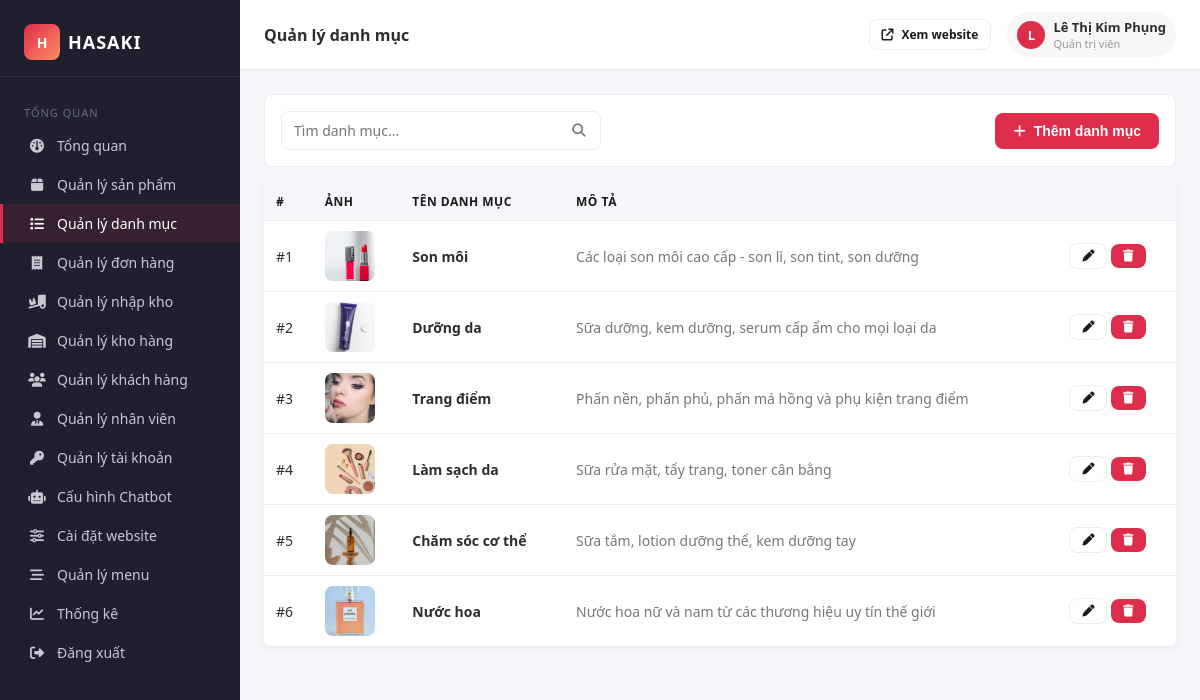
Screenshot of /admin/categories.php (signed in) with the database file from the repository.
### tables this page shows
CREATE TABLE `danhmuc` (
  `MaDanhMuc` int NOT NULL,
  `TenDanhMuc` varchar(100) NOT NULL,
  `MoTa` varchar(255) DEFAULT NULL,
  `AnhDanhMuc` varchar(255) DEFAULT NULL
);

### src/helpers/functions.php (called while the page is built, shortened)
<?php
function e(?string $value): string {
    return htmlspecialchars($value ?? '', ENT_QUOTES, 'UTF-8');
}
function url(string $path = ''): string {
    return BASE_URL . '/' . ltrim($path, '/');
}
function asset(string $path): string {
    return BASE_URL . '/assets/' . ltrim($path, '/');
}

### config/database.php (called while the page is built, shortened)
<?php
class Database {
    private static ?PDO $pdo = null;
    public static function getConnection(): PDO {
        if (self::$pdo === null) {
            $dsn = 'mysql:host=' . DB_HOST . ';dbname=' . DB_NAME . ';charset=' . DB_CHARSET;
            $options = [
                PDO::ATTR_ERRMODE              => PDO::ERRMODE_EXCEPTION,
                PDO::ATTR_DEFAULT_FETCH_MODE   => PDO::FETCH_ASSOC,
                PDO::ATTR_EMULATE_PREPARES     => false,
                PDO::MYSQL_ATTR_INIT_COMMAND   => "SET NAMES utf8mb4 COLLATE utf8mb4_unicode_ci",
            ];
            self::$pdo = new PDO($dsn, DB_USER, DB_PASS, $options);
        }
        return self::$pdo;
    }
}

### src/Business/CategoryBLL.php (called while the page is built, shortened)
<?php
require_once __DIR__ . '/../DataAccess/CategoryDAL.php';
class CategoryBLL {
    private CategoryDAL $dal;
    public function __construct() {
        $this->dal = new CategoryDAL();
    }
    public function getAll(): array { return $this->dal->getAll(); }
}

### src/DataAccess/BaseDAL.php (called while the page is built, shortened)
<?php
require_once __DIR__ . '/../../config/database.php';
abstract class BaseDAL {
    public function __construct() {
        $this->db = Database::getConnection();
    }
}

### src/DataAccess/CategoryDAL.php (called while the page is built, shortened)
<?php
require_once __DIR__ . '/BaseDAL.php';
class CategoryDAL extends BaseDAL {
    public function getAll(): array {
        $stmt = $this->db->query("SELECT * FROM DanhMuc ORDER BY MaDanhMuc ASC");
        return $stmt->fetchAll();
    }
}

### public/admin/categories.php (the view, shortened to what this page needs)
<?php
require_once __DIR__ . '/../../config/config.php';
require_once __DIR__ . '/../../src/Business/CategoryBLL.php';
$page_title = 'Quản lý danh mục';
$bll = new CategoryBLL();
$keyword = trim($_GET['q'] ?? '');
$rows = $keyword !== '' ? $bll->search($keyword) : $bll->getAll();
require __DIR__ . '/includes/layout-top.php';
?>
<div class="toolbar">
  <form class="search" method="get">
    <input type="text" name="q" placeholder="Tìm danh mục..." value="<?= e($keyword) ?>">
    <button><i class="fa-solid fa-magnifying-glass"></i></button>
  </form>
  <button class="btn" data-modal-open="modal-create"><i class="fa-solid fa-plus"></i> Thêm danh mục</button>
</div>
<table class="table">
  <thead><tr><th>#</th><th>Ảnh</th><th>Tên danh mục</th><th>Mô tả</th><th></th></tr></thead>
  <tbody>
    <?php if (empty($rows)): ?>
      <tr><td colspan="5" class="text-center muted">Không có dữ liệu</td></tr>
    <?php else: foreach ($rows as $r): ?>
      <tr>
        <td>#<?= (int)$r['MaDanhMuc'] ?></td>
        <td>
          <?php if (!empty($r['AnhDanhMuc'])): ?>
            <img class="thumb" src="<?= asset(e($r['AnhDanhMuc'])) ?>" onerror="this.src='https://placehold.co/60'">
          <?php else: ?>
            <div class="thumb" style="display:flex;align-items:center;justify-content:center;color:#bbb"><i class="fa-regular fa-image"></i></div>
          <?php endif; ?>
        </td>
        <td><strong><?= e($r['TenDanhMuc']) ?></strong></td>
        <td class="muted"><?= e($r['MoTa']) ?></td>
        <td class="actions">
          <a class="btn-outline btn btn-sm" href="?action=edit&id=<?= (int)$r['MaDanhMuc'] ?>"><i class="fa-solid fa-pen"></i></a>
          <a class="btn-danger btn btn-sm" href="?action=delete&id=<?= (int)$r['MaDanhMuc'] ?>" data-confirm="Xóa danh mục này?"><i class="fa-solid fa-trash"></i></a>
        </td>
      </tr>
    <?php endforeach; endif; ?>
  </tbody>
</table>
<?php require __DIR__ . '/includes/layout-bottom.php'; ?>

### public/admin/includes/layout-top.php (shortened to what this page needs)
<?php
$current = basename($_SERVER['PHP_SELF']);
$menu = [
  ['Tổng quan',         'index.php',           'fa-gauge'],
  ['Quản lý sản phẩm',  'products.php',        'fa-box'],
  ['Quản lý danh mục',  'categories.php',      'fa-list'],
  ['Quản lý đơn hàng',  'invoices.php',        'fa-receipt'],
  ['Quản lý nhập kho',  'import-invoices.php', 'fa-truck-ramp-box'],
  ['Quản lý kho hàng',  'warehouse.php',       'fa-warehouse'],
  ['Quản lý khách hàng','customers.php',       'fa-users'],
  ['Quản lý nhân viên', 'employees.php',       'fa-user-tie'],
  ['Quản lý tài khoản', 'accounts.php',        'fa-key'],
  ['Cấu hình Chatbot',  'chatbot.php',         'fa-robot'],
  ['Cài đặt website',   'settings.php',        'fa-sliders'],
  ['Quản lý menu',      'menus.php',           'fa-bars-staggered'],
  ['Thống kê',          'stats.php',           'fa-chart-line'],
];
$page_title = $page_title ?? 'Hasaki Admin';
?><!DOCTYPE html>
<html lang="vi">
<head>
  <link rel="stylesheet" href="<?= asset('css/tailwind.css') ?>">
  <link rel="stylesheet" href="<?= asset('css/admin.css') ?>">
  <link rel="stylesheet" href="https://cdnjs.cloudflare.com/ajax/libs/font-awesome/6.4.0/css/all.min.css">
</head>
<body>
<div class="admin-shell">
  <aside class="admin-sidebar">
    <div class="brand">
      <div class="logo">H</div>
      <div class="name">HASAKI</div>
    </div>
    <div class="nav-group-title">Tổng quan</div>
    <nav class="nav">
      <?php foreach ($menu as [$label, $file, $icon]): ?>
        <a href="<?= url('admin/' . $file) ?>" class="nav-item <?= $current === $file ? 'active' : '' ?>">
          <span class="icon"><i class="fa-solid <?= $icon ?>"></i></span>
          <?= e($label) ?>
        </a>
      <?php endforeach; ?>
      <a href="<?= url('logout.php') ?>" class="nav-item">
        <span class="icon"><i class="fa-solid fa-right-from-bracket"></i></span>
        Đăng xuất
      </a>
    </nav>
  </aside>
  <main class="admin-main">
    <header class="admin-topbar">
      <div class="page-title"><?= e($page_title) ?></div>
      <div class="topbar-right">
        <a href="<?= url('index.php') ?>" target="_blank" class="btn-outline btn btn-sm"><i class="fa-solid fa-arrow-up-right-from-square"></i> Xem website</a>
        <div class="user-chip">
          <div class="avatar"><?= mb_strtoupper(mb_substr($_SESSION['display_name'] ?? 'A', 0, 1)) ?></div>
          <div>
            <div style="font-weight:600;font-size:13px"><?= e($_SESSION['display_name'] ?? '') ?></div>
            <div style="font-size:11px;color:#999"><?= e($_SESSION['role_name'] ?? '') ?></div>
          </div>
        </div>
      </div>
    </header>
    <div class="admin-content">

### public/admin/includes/layout-bottom.php (shortened to what this page needs)
    </div>
  </main>
</div>
</body>
</html>

### rows the page displays
danhmuc: MaDanhMuc "1", AnhDanhMuc (picture), TenDanhMuc "Son môi", MoTa "Các loại son môi cao cấp - son lì, son tint, son dưỡng"
danhmuc: MaDanhMuc "2", AnhDanhMuc (picture), TenDanhMuc "Dưỡng da", MoTa "Sữa dưỡng, kem dưỡng, serum cấp ẩm cho mọi loại da"
danhmuc: MaDanhMuc "3", AnhDanhMuc (picture), TenDanhMuc "Trang điểm", MoTa "Phấn nền, phấn phủ, phấn má hồng và phụ kiện trang điểm"
danhmuc: MaDanhMuc "4", AnhDanhMuc (picture), TenDanhMuc "Làm sạch da", MoTa "Sữa rửa mặt, tẩy trang, toner cân bằng"
danhmuc: MaDanhMuc "5", AnhDanhMuc (picture), TenDanhMuc "Chăm sóc cơ thể", MoTa "Sữa tắm, lotion dưỡng thể, kem dưỡng tay"
danhmuc: MaDanhMuc "6", AnhDanhMuc (picture), TenDanhMuc "Nước hoa", MoTa "Nước hoa nữ và nam từ các thương hiệu uy tín thế giới"

### other values shown
$label "Tổng quan"
$label "Quản lý sản phẩm"
$label "Quản lý danh mục"
$label "Quản lý đơn hàng"
$label "Quản lý nhập kho"
$label "Quản lý kho hàng"
$label "Quản lý khách hàng"
$label "Quản lý nhân viên"
$label "Quản lý tài khoản"
$label "Cấu hình Chatbot"
$label "Cài đặt website"
$label "Quản lý menu"
$label "Thống kê"
$page_title "Quản lý danh mục"
mb_strtoupper(mb_substr($_SESSION['display_name'] ?? 'A', 0, 1)) "L"
